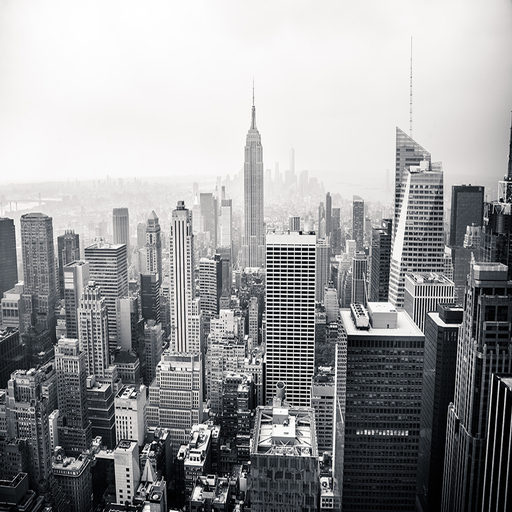
#> input picture 3.jpg, 512 x 512 px
$ python main.py
#> lines starting #> are read from the running program, lines starting #| are printed output that depends on the picture; long printed decimals are rounded
import cv2
import numpy as np
from skimage.metrics import peak_signal_noise_ratio as psnr
import pywt
import matplotlib.pyplot as plt

def load_image(path, size=(512, 512)):
#> called with path = '3.jpg', size = (512, 512)
    image = cv2.imread(path, cv2.IMREAD_GRAYSCALE)
#> image: shape (512, 512); min 0, max 255, mean 155
    image = cv2.resize(image, size)
    return image


def apply_dct(image, block_size=8, quantization_factor=10):
#> called with block_size = 8, quantization_factor = 10
    h, w = image.shape
#> h = 512; w = 512
    dct_image = np.zeros_like(image, dtype=np.float32)
    for i in range(0, h, block_size):
        for j in range(0, w, block_size):
            block = image[i:i+block_size, j:j+block_size]
            dct_block = cv2.dct(np.float32(block))
            # Квантування
            dct_block = np.round(dct_block / quantization_factor) * quantization_factor
            dct_image[i:i+block_size, j:j+block_size] = dct_block
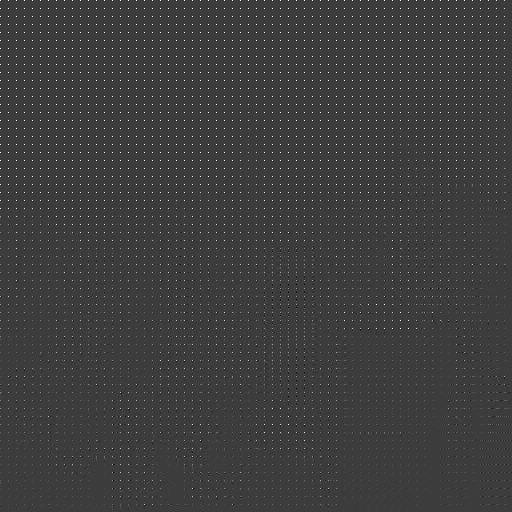
#> dct_image: shape (512, 512) float32; min -640, max 2040, mean 19.5; drawn with min black and max white
    return dct_image

def inverse_dct(dct_image, block_size=8):
#> called with block_size = 8
    h, w = dct_image.shape
#> h = 512; w = 512
    reconstructed_image = np.zeros_like(dct_image, dtype=np.float32)
    for i in range(0, h, block_size):
        for j in range(0, w, block_size):
            block = dct_image[i:i+block_size, j:j+block_size]
            idct_block = cv2.idct(block)
            reconstructed_image[i:i+block_size, j:j+block_size] = idct_block
    return reconstructed_image


def apply_haar_wavelet(image, level=1):
    coeffs = pywt.wavedec2(image, 'haar', level=level)
    # Квантування кожного коефіцієнта
    coeffs_quantized = [coeffs[0]] + [
        tuple(np.round(c / 10) * 10 for c in coeff) for coeff in coeffs[1:]
    ]
    return coeffs_quantized


def inverse_haar_wavelet(coeffs):
    reconstructed_image = pywt.waverec2(coeffs, 'haar')
    return np.clip(reconstructed_image, 0, 255).astype(np.uint8)


image_path = '3.jpg'
image = load_image(image_path)


dct_image = apply_dct(image)
reconstructed_dct_image = inverse_dct(dct_image)


cv2.imwrite('reconstructed_dct.jpg', reconstructed_dct_image)

# Haar Wavelet
haar_coeffs = apply_haar_wavelet(image, level=2)
#> in apply_haar_wavelet, `coeffs = pywt.wavedec2(image, 'haar', level=level)`: coeffs = 3 items
#> haar_coeffs = 3 items
reconstructed_haar_image = inverse_haar_wavelet(haar_coeffs)


cv2.imwrite('reconstructed_haar.jpg', reconstructed_haar_image)

# PSNR обчислення
psnr_dct = psnr(image, reconstructed_dct_image, data_range=255)
#> psnr_dct = 40.78
psnr_haar = psnr(image, reconstructed_haar_image, data_range=255)
#> psnr_haar = 41.04

print("PSNR for DCT compression:", psnr_dct)
#| PSNR for DCT compression: 40.781
print("PSNR for Haar Wavelet compression:", psnr_haar)
#| PSNR for Haar Wavelet compression: 41.041


plt.figure(figsize=(10, 5))
plt.subplot(1, 3, 1)
plt.title("Original")
plt.imshow(image, cmap='gray')

plt.subplot(1, 3, 2)
plt.title("DCT Reconstructed")
plt.imshow(reconstructed_dct_image, cmap='gray')

plt.subplot(1, 3, 3)
plt.title("Haar Reconstructed")
plt.imshow(reconstructed_haar_image, cmap='gray')

plt.show()
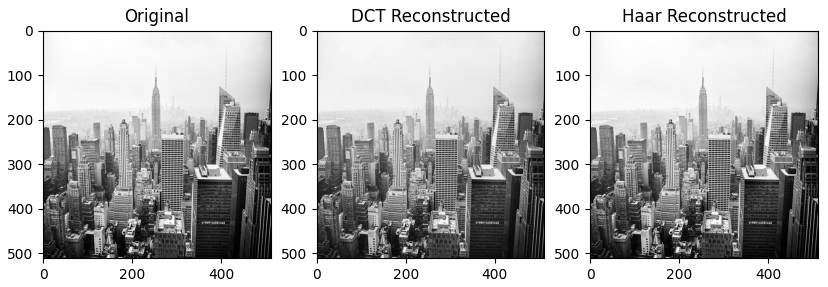
#> figure drawn by matplotlib, 3 panels
